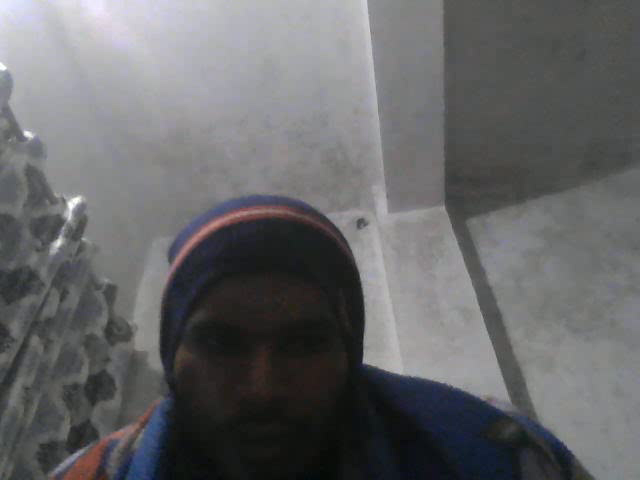
#> input picture frame 0 of output.avi, 640 x 480 px, given in place of the camera
$ python main.py
#> lines starting #> are read from the running program, lines starting #| are printed output that depends on the picture; after the words box and inside, x2 and y2 are one past the last pixel; in counts of white or black regions, pixels touching at a corner belong together
import cv2
import winsound
cam=cv2.VideoCapture(0)
fourcc = cv2.VideoWriter_fourcc(*'XVID')
out = cv2.VideoWriter('output.avi',fourcc, 20.0, (640,480))
while cam.isOpened():
    ret,frame1 = cam.read()
#> frame1 is the input picture: shape (480, 640, 3); mean B, G, R 104.5, 102.9, 102.6
    ret, frame2 = cam.read()
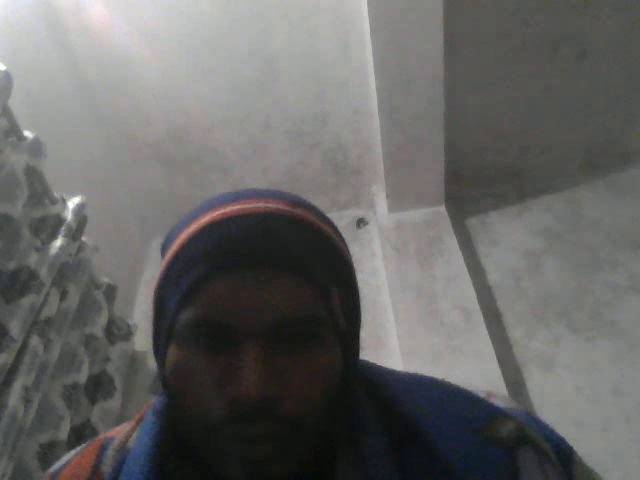
#> input picture frame 1 of output.avi, 640 x 480 px, given in place of the camera
#> frame2 is the input picture: shape (480, 640, 3); mean B, G, R 101.4, 102.6, 103
    diff=cv2.absdiff(frame1,frame2)
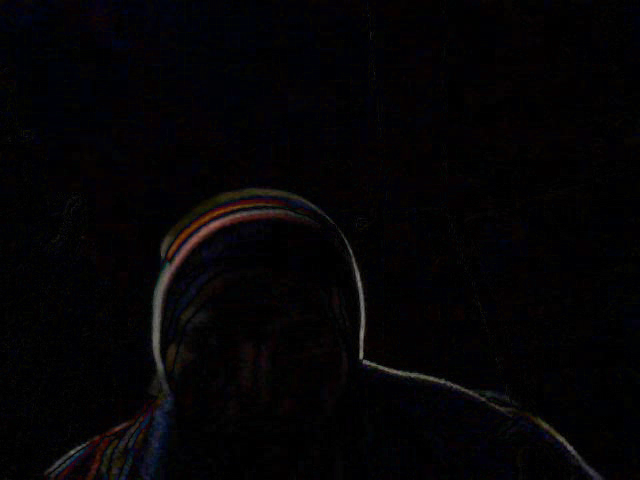
#> diff: shape (480, 640, 3); mean B, G, R 5, 3.5, 4.5
    cv2.cvtColor(diff,cv2.COLOR_RGB2GRAY)
    gray=cv2.cvtColor(diff,cv2.COLOR_RGB2GRAY)
    blur=cv2.GaussianBlur(gray,(5,5),0)
    _,thresh=cv2.threshold(blur,20,255,cv2.THRESH_BINARY)
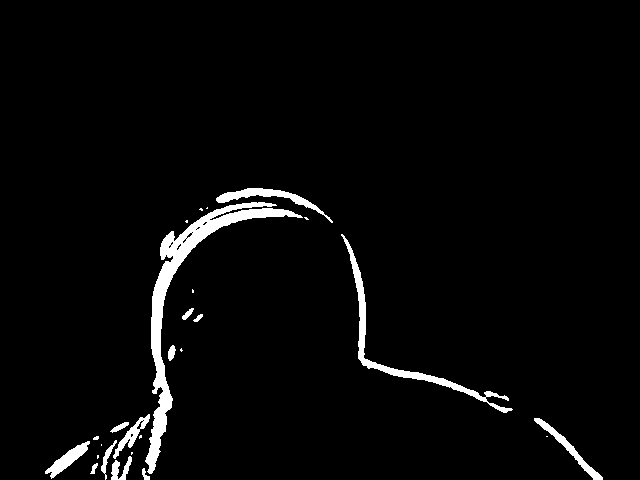
#> thresh: shape (480, 640); 3.2% white; 26 white regions (12 under 20 px), largest, box (x1, y1, x2, y2) and area: (145, 202, 303, 474) 4777, (341, 234, 513, 413) 1796, (216, 188, 333, 223) 803
    dilated=cv2.dilate(thresh,None,iterations=3)
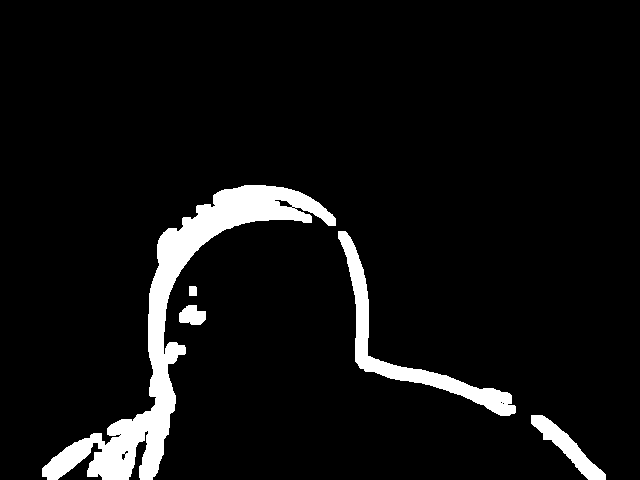
#> dilated: shape (480, 640); 6.5% white; 5 white regions
    contours,_= cv2.findContours(dilated,cv2.RETR_TREE,cv2.CHAIN_APPROX_SIMPLE)
#> contours = 12 contours, 5 with area under 20; largest, box (x1, y1, x2, y2) and area: (42, 185, 336, 480) 13304, (338, 231, 516, 416) 3869, (531, 415, 606, 480) 1294, (179, 305, 206, 325) 368, (274, 199, 293, 208) 77, (189, 286, 197, 296) 62, (121, 453, 126, 461) 22
    if ret==True:
        out.write(frame1)
##    cv2.drawContours(frame1,contours,-1,(0,0,255),2)
    for c in contours:
        if cv2.contourArea(c)<2000:
            continue
        x,y,w,h=cv2.boundingRect(c)

        winsound.PlaySound('alt.wav',winsound.SND_ASYNC)
        cv2.rectangle(frame1,(x,y),(x+w,y+h),(0,255,0),2)
#> this loop made 12 passes
#> c on passes 5, 6, 10: [[502, 403], [503, 402], [504, 403], [503, 404]], [[500, 402], [501, 401], [502, 402], [501, 403]], [[119, 434], [120, 433], [121, 434], [120, 435]]
#> (x, y, w, h) on passes 4, 7: (338, 231, 178, 185), (42, 185, 294, 295)
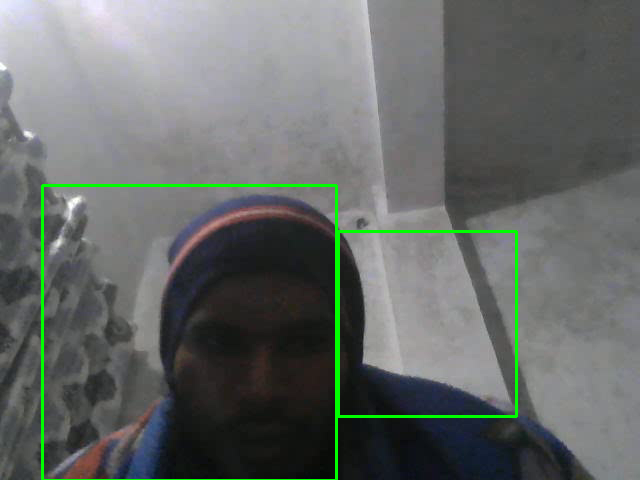
#> frame1: shape (480, 640, 3); 1.6% of pixels changed, all inside (x1, y1, x2, y2) = (41, 184, 518, 480)
    if cv2.waitKey(5)==ord('q'):
#> (key q is pressed here)
        break
    cv2.imshow("Granny Cam",frame1)

cam.release()
out.release()
cv2.destroyAllWindows()

$ run again, starting later in the video
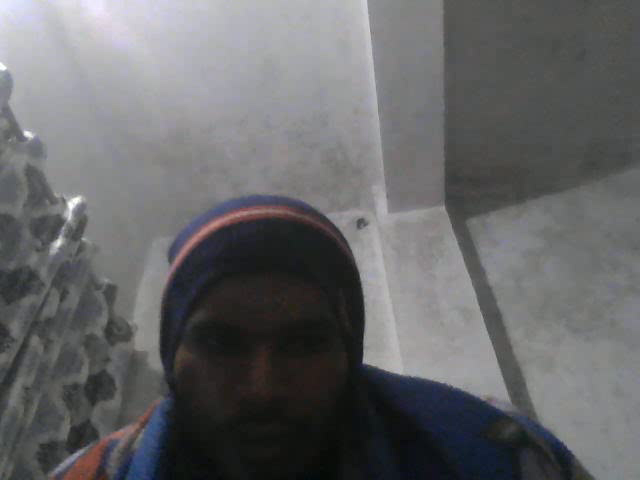
#> input picture frame 0 of output.avi, 640 x 480 px, given in place of the camera
#> frame1 is the input picture: shape (480, 640, 3); mean B, G, R 104.5, 102.9, 102.6
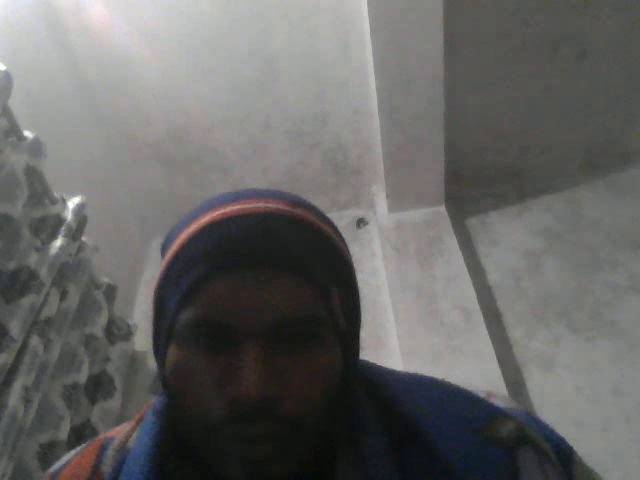
#> input picture frame 1 of output.avi, 640 x 480 px, given in place of the camera
#> frame2 is the input picture: shape (480, 640, 3); mean B, G, R 101.4, 102.6, 103
#> thresh: shape (480, 640); 3.2% white; 26 white regions (12 under 20 px), largest, box (x1, y1, x2, y2) and area: (145, 202, 303, 474) 4777, (341, 234, 513, 413) 1796, (216, 188, 333, 223) 803
#> dilated: shape (480, 640); 6.5% white; 5 white regions
#> contours = 12 contours, 5 with area under 20; largest, box (x1, y1, x2, y2) and area: (42, 185, 336, 480) 13304, (338, 231, 516, 416) 3869, (531, 415, 606, 480) 1294, (179, 305, 206, 325) 368, (274, 199, 293, 208) 77, (189, 286, 197, 296) 62, (121, 453, 126, 461) 22
#> the loop `for c in contours:` made 12 passes
#> c on passes 5, 6, 10: [[502, 403], [503, 402], [504, 403], [503, 404]], [[500, 402], [501, 401], [502, 402], [501, 403]], [[119, 434], [120, 433], [121, 434], [120, 435]]

$ run again, starting later in the video
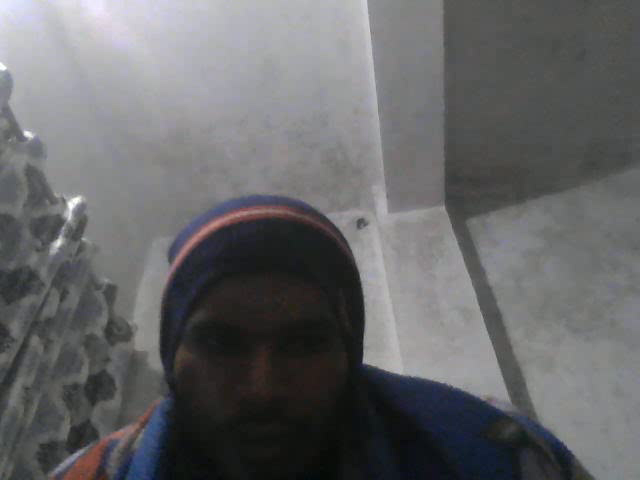
#> input picture frame 0 of output.avi, 640 x 480 px, given in place of the camera
#> frame1 is the input picture: shape (480, 640, 3); mean B, G, R 104.5, 102.9, 102.6
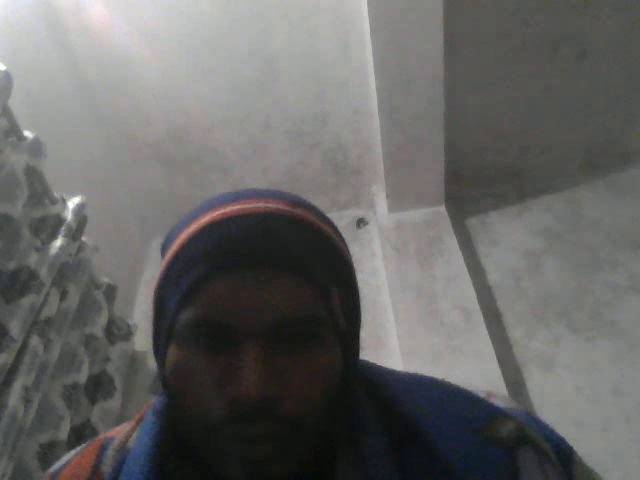
#> input picture frame 1 of output.avi, 640 x 480 px, given in place of the camera
#> frame2 is the input picture: shape (480, 640, 3); mean B, G, R 101.4, 102.6, 103
#> thresh: shape (480, 640); 3.2% white; 26 white regions (12 under 20 px), largest, box (x1, y1, x2, y2) and area: (145, 202, 303, 474) 4777, (341, 234, 513, 413) 1796, (216, 188, 333, 223) 803
#> dilated: shape (480, 640); 6.5% white; 5 white regions
#> contours = 12 contours, 5 with area under 20; largest, box (x1, y1, x2, y2) and area: (42, 185, 336, 480) 13304, (338, 231, 516, 416) 3869, (531, 415, 606, 480) 1294, (179, 305, 206, 325) 368, (274, 199, 293, 208) 77, (189, 286, 197, 296) 62, (121, 453, 126, 461) 22
#> the loop `for c in contours:` made 12 passes
#> c on passes 5, 6, 10: [[502, 403], [503, 402], [504, 403], [503, 404]], [[500, 402], [501, 401], [502, 402], [501, 403]], [[119, 434], [120, 433], [121, 434], [120, 435]]
